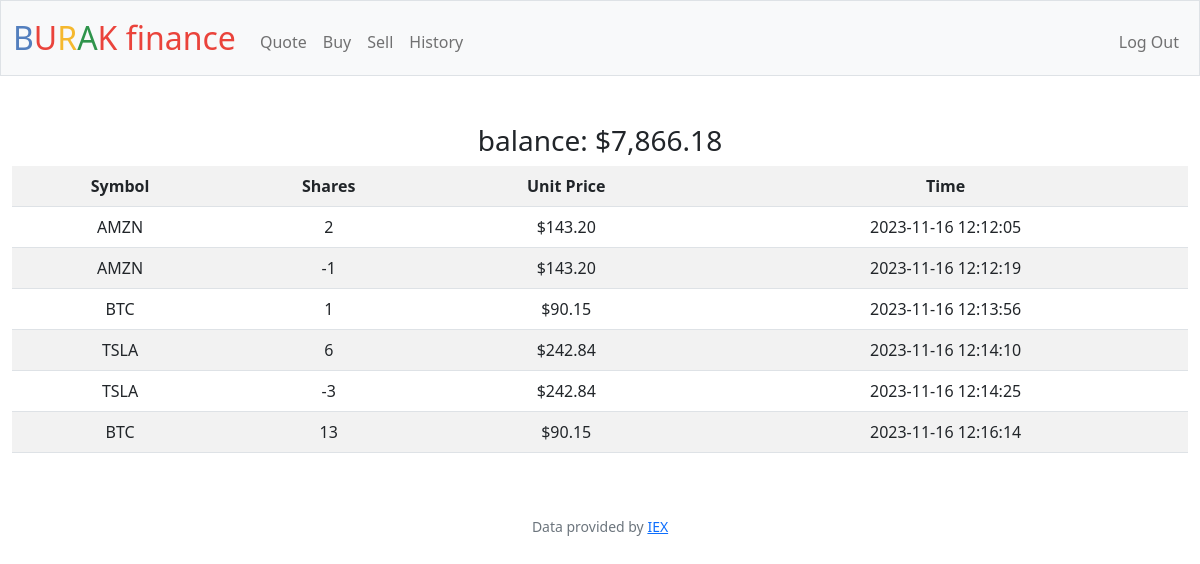
Screenshot of /history (signed in) with the database file from the repository.
### tables this page shows
CREATE TABLE history (
hstock_num int NOT NULL,
hstock_name VARCHAR(100) NOT NULL,
hstock_price int NOT NULL,
user_id int NOT NULL,
date TIMESTAMP DEFAULT CURRENT_TIMESTAMP,
FOREIGN KEY (user_id) REFERENCES users(id));

### app.py (the view)
@app.route("/history")
@login_required
def history():
    user_cash = db.execute("SELECT cash FROM users WHERE id = ?", session['user_id'])
    user_data = db.execute("SELECT hstock_name, hstock_num, hstock_price, date FROM history WHERE user_id = ?", session['user_id'])
    for stock_data in user_data:
        stock_data["hstock_price"] = usd(stock_data["hstock_price"])
    return render_template("history.html", user_data=user_data, user_cash= usd(user_cash[0]["cash"]))

### app.py (called while the page is built)
@app.after_request
def after_request(response):
    response.headers["Cache-Control"] = "no-cache, no-store, must-revalidate"
    response.headers["Expires"] = 0
    response.headers["Pragma"] = "no-cache"
    return response

### helpers.py (called while the page is built)
def login_required(f):
    @wraps(f)
    def decorated_function(*args, **kwargs):
        if session.get("user_id") is None:
            return redirect("/login")
        return f(*args, **kwargs)
    return decorated_function

def usd(value):
    return f"${value:,.2f}"

### templates/history.html (shortened to what this page needs)
{% extends "layout.html" %}
{% block main %}
    <div class="mx-auto" style="width: 900px;" class="card" style="width: 18rem;">
        <h3 class="d-flex justify-content-center" class="display-4">balance: {{user_cash}}</h3>
    </div>
    <table class="table table-striped">
        <tr>
            <th>Symbol</th>
            <th>Shares</th>
            <th>Unit Price</th>
            <th>Time</th>
        </tr>
        {% for dict in user_data%}
            <tr>
            {% for data in dict.values() %}
                <td>{{data}}</td>
            {% endfor %}
            </tr>
        {% endfor %}
    </table>
{% endblock %}

### templates/layout.html (shortened to what this page needs)
<!DOCTYPE html>
<html lang="en">
    <head>
        <link href="https://cdn.jsdelivr.net/npm/bootstrap@5.1.3/dist/css/bootstrap.min.css" rel="stylesheet">
        <link href="/static/styles.css" rel="stylesheet">
    </head>
    <body>
        <nav class="bg-light border navbar navbar-expand-md navbar-light">
            <div class="container-fluid">
                <a class="navbar-brand" href="/"><span class="blue">B</span><span class="red">U</span><span class="yellow">R</span><span class="green">A</span><span class="red">K</span> <span class="red">finance</span></a>
                <div class="collapse navbar-collapse" id="navbar">
                    {% if session["user_id"] %}
                        <ul class="navbar-nav me-auto mt-2">
                            <li class="nav-item"><a class="nav-link" href="/quote">Quote</a></li>
                            <li class="nav-item"><a class="nav-link" href="/buy">Buy</a></li>
                            <li class="nav-item"><a class="nav-link" href="/sell">Sell</a></li>
                            <li class="nav-item"><a class="nav-link" href="/history">History</a></li>
                        </ul>
                        <ul class="navbar-nav ms-auto mt-2">
                            <li class="nav-item"><a class="nav-link" href="/logout">Log Out</a></li>
                        </ul>
                    {% else %}
                        <ul class="navbar-nav ms-auto mt-2">
                            <li class="nav-item"><a class="nav-link" href="/register">Register</a></li>
                            <li class="nav-item"><a class="nav-link" href="/login">Log In</a></li>
                        </ul>
                    {% endif %}
                </div>
            </div>
        </nav>
        <main class="container-fluid py-5 text-center">
            {% block main %}{% endblock %}
        </main>
        <footer class="mb-5 small text-center text-muted">
            Data provided by <a href="https://iexcloud.io/">IEX</a>
        </footer>
    </body>
</html>

### static/styles.css (style rules this page uses)
nav .navbar-brand { font-size: xx-large; }
nav .navbar-brand .blue { color: #537fbe; }
nav .navbar-brand .red { color: #ea433b; }
nav .navbar-brand .yellow { color: #f5b82e; }
nav .navbar-brand .green { color: #2e944b; }

### rows the page displays
history: hstock_name "AMZN", values "2" "$143.20", date "2023-11-16 12:12:05"
history: hstock_name "AMZN", values "-1" "$143.20", date "2023-11-16 12:12:19"
history: hstock_name "BTC", values "1" "$90.15", date "2023-11-16 12:13:56"
history: hstock_name "TSLA", values "6" "$242.84", date "2023-11-16 12:14:10"
history: hstock_name "TSLA", values "-3" "$242.84", date "2023-11-16 12:14:25"
history: hstock_name "BTC", values "13" "$90.15", date "2023-11-16 12:16:14"

### other values shown
{{ user_cash }} "$7,866.18"
